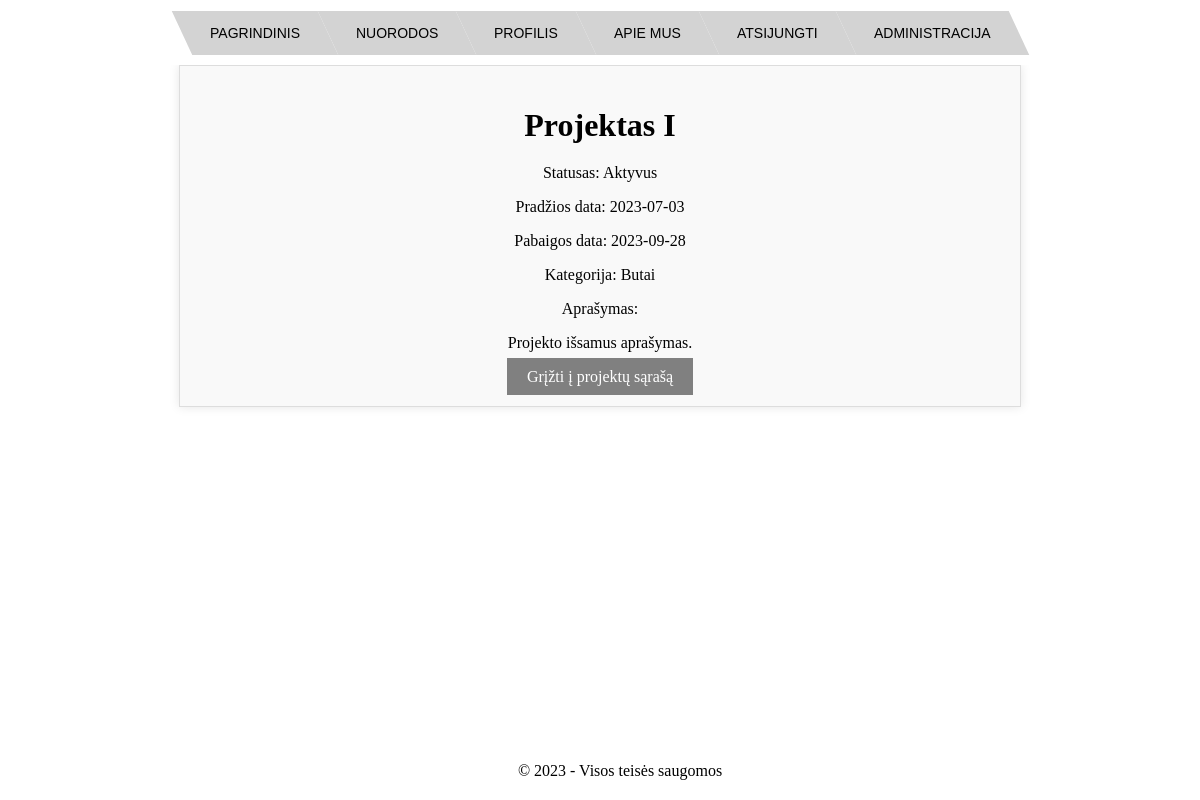
Screenshot of /projectsApp/project/8/ (signed in) with the database file from the repository.
### projectsApp/models.py (models this page shows, shortened)
class Project(models.Model):
    STATUS_CHOICES = (
        ("active", "Aktyvus"),
        ("suspended", "Sustabdytas"),
        ("finished", "Baigtas"),
    )
    name = models.CharField(max_length=255)
    description = models.TextField()
    start_date = models.DateField()
    end_date = models.DateField()
    status = models.CharField(max_length=10, choices=STATUS_CHOICES, default="active")
    category = models.ForeignKey(ProjectCategory, on_delete=models.CASCADE)

class ProjectCategory(models.Model):
    name = models.CharField(max_length=100)

### projectsApp/views.py (the view)
# urls.py: path("project/<int:pk>/", views.project_details, name="project_details"),
@login_required
def project_details(request, pk):
    project = get_object_or_404(Project, pk=pk)
    return render(request, "projectsApp/project_details.html", {"project": project})

### projectsApp/templates/projectsApp/project_details.html
{% extends 'base.html' %}
{% block content %}
<div class="service_details">
  <h1>{{ project.name }}</h1>
  <p>Statusas: {{ project.get_status_display }}</p>
  <p>Pradžios data: {{ project.start_date|date:"Y-m-d" }}</p>
  <p>Pabaigos data: {{ project.end_date|date:"Y-m-d" }}</p>
  <p>Kategorija: {{ project.category.name }}</p>
  <p>Aprašymas:</p>
  <p> {{ project.description }} </p>
  <a href="{% url 'projectsApp:projects' %}">Grįžti į projektų sąrašą</a>
</div>
{% endblock %}

### baseApp/static/css/base.css (style rules this page uses)
body { margin: 0; padding: 0; height: 100%; }
.main-content h1, .main-content p { text-align: center; }

### baseApp/static/css/base_content_style.css (style rules this page uses)
::placeholder { color: #888; }
h2, a { text-align: center; }

### baseApp/static/css/services.css (style rules this page uses)
.service_details { max-width: 800px; margin: 0 auto; padding: 20px; text-align: center; background-color: #f9f9f9; border: 1px solid #ddd; box-shadow: 0px 0px 10px rgba(0, 0, 0, 0.1); }
.service_details h1 { font-size: 2em; margin-bottom: 20px; }
.service_details a { padding: 10px 20px; background-color: gray; color: #ffffff; text-decoration: none; }

### rows the page displays
Project: name "Projektas I", status "Aktyvus", start_date "2023-07-03", end_date "2023-09-28", category.name "Butai", description "Projekto išsamus aprašymas."
